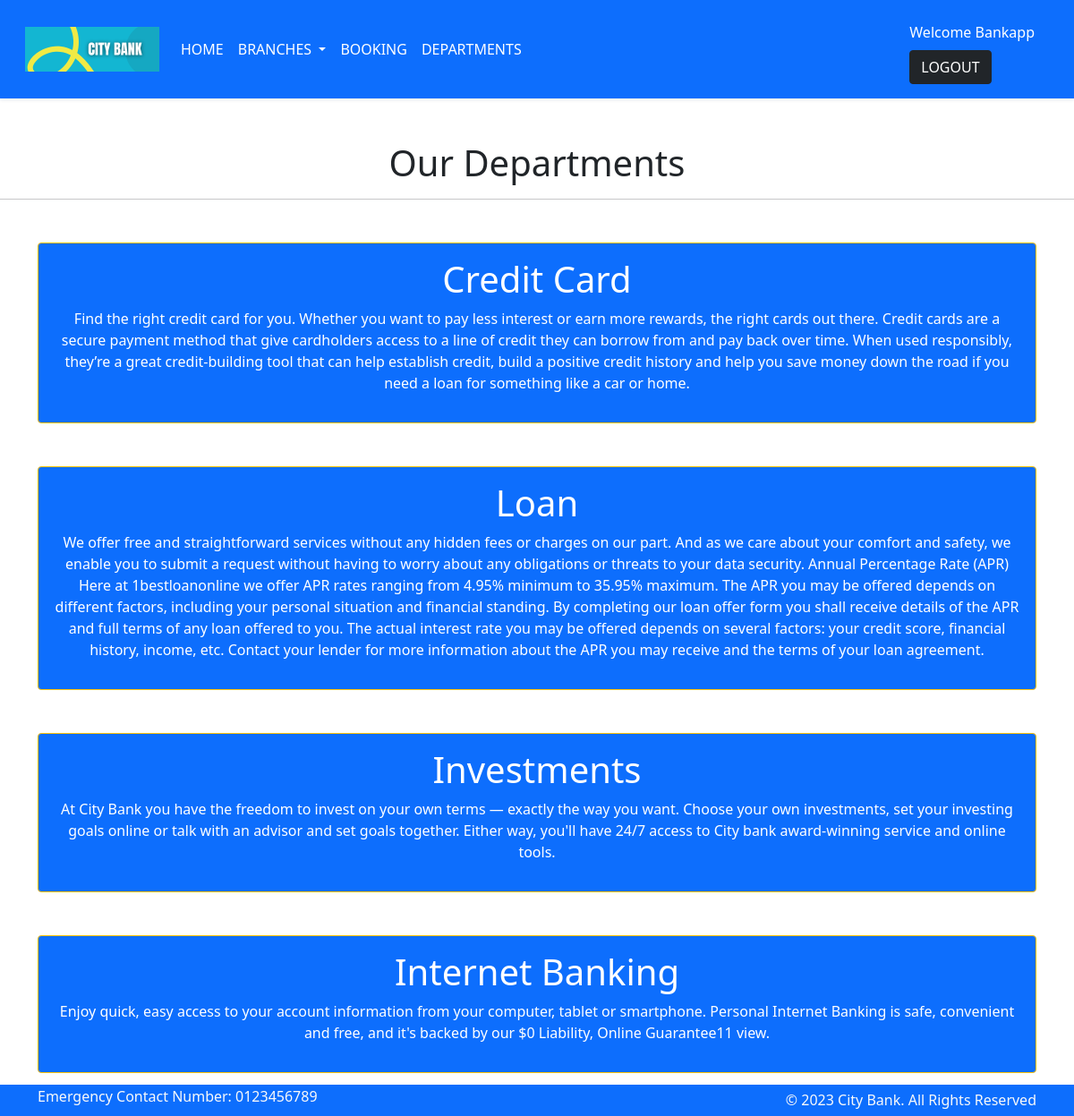
The app's page /department/ (signed in) with its own data.
### bankapp/models.py (models this page shows, shortened)
class Departments(models.Model):
    dep_name = models.CharField(max_length=100)
    dep_description = models.TextField()

### bankapp/views.py (the view)
# urls.py: path('department/', views.department, name="departments"),
def department(request):
    dict_dept = {
        'dept': Departments.objects.all()
    }
    return render(request, "departments.html", dict_dept)

### templates/departments.html (shortened to what this page needs)
{% extends "base.html" %}
{% block content %}
<div class="text-center">
    <h1>Our Departments</h1>
</div>
<hr>
{% for d in dept%}
<div class="container">
<div class="mx-auto bg-primary text-center text-white p-3 my-5 border border-warning rounded ">
    <h1>{{d.dep_name}}</h1>
    <p>{{d.dep_description}}</p>
</div>
</div>
{% endfor %}
{% endblock %}

### templates/base.html (shortened to what this page needs)
{% load static %}
<!DOCTYPE html>
<html>
  <head>
    <link rel="stylesheet"
      href=" https://cdn.jsdelivr.net/npm/bootstrap@5.1.3/dist/css/bootstrap.min.css ">
    <link rel="stylesheet"
      href="https://use.fontawesome.com/releases/v5.2.0/css/all.css">
    <link rel="stylesheet" href="{% static '/css/style.css' %}">
  </head>
  <body>
  <nav class="navbar navbar-expand-lg navbar-light bg-primary shadow-sm p-3 mb-5" >
          <div  class="container-fluid">
                <a  class="navbar-brand" href="{% url 'home' %}">
                    <img src="{% static 'imgs/logo.png' %}">
                </a>
            <div class="collapse navbar-collapse" id="navbarTogglerDemo02">
              <ul id="menubar" class="navbar-nav me-auto mb-2 mb-lg-0">
                <li class="nav-item ">
                      <a  id="menu1" class="nav-link active text-white" aria-current="page" href="{% url 'home' %}">HOME</a>
                </li>
                <li class="nav-item dropdown">
                      <a class="nav-link dropdown-toggle nav-link active text-white" aria-current="page" href="{% url 'branches' %}" id="navbarDarkDropdownMenuLink" role="button" data-bs-toggle="dropdown" aria-expanded="false">
                        BRANCHES
                      </a>
                </li>
                {% if user.is_authenticated %}
                <li class="nav-item">
                      <a id="menu3" class="nav-link active text-white" aria-current="page" href="{% url 'booking' %}">BOOKING</a>
                </li>
                {% endif %}
                <li class="nav-item">
                      <a id="menu4" class="nav-link active text-white" aria-current="page" href="{% url 'departments' %}">DEPARTMENTS</a>
                </li>
              </ul><hr>
              <div>
                      {% if user.is_authenticated %}
                          <li id="username" class="nav-item active nav-link navbar-nav text-white">Welcome {{user.username}}</li>
                          <a id="logout" type="button" class="btn btn-dark" href="/credentials/logout">LOGOUT <span class="sr-only">(current)</span></a>
                        {% endif %}
              </div>
          </div>
          </div>
    </nav>
    <section class="fixed-bottom">
      <footer class="pt-1 pb-1  bg-primary text-light">
        <div class="container">
          <div class="row align-items-center">
            <div class="col-12 col-md-8">
              <h6>Emergency Contact Number: 0123456789</h6>
            </div>
            <div class="col-12 col-md-4 mt-4 mt-md-0 text-center text-md-end">
              © 2023 City Bank. All Rights Reserved
            </div>
          </div>
        </div>
      </footer>
    </section>
    {% block content %} {% endblock %}
  </body>
</html>

### static/css/style.css (style rules this page uses)
* { margin: 0; padding: 0; box-sizing: border-box; }

### records on screen
Departments: dep_name "Credit Card", dep_description "Find the right credit card for you. Whether you want to pay less interest or earn more rewards, the right cards out there. Credit cards are a secure payment method that give cardholders access to a line of credit they can borrow from and pay back over time. When used responsibly, they’re a great credit-building tool that can help establish credit, build a positive credit history and help you save money down the road if you need a loan for something like a car or home."
Departments: dep_name "Loan", dep_description "We offer free and straightforward services without any hidden fees or charges on our part. And as we care about your comfort and safety, we enable you to submit a request without having to worry about any obligations or threats to your data security. Annual Percentage Rate (APR) Here at 1bestloanonline we offer APR rates ranging from 4.95% minimum to 35.95% maximum. The APR you may be offered depends on different factors, including your personal situation and financial standing. By completing our loan offer form you shall receive details of the APR and full terms of any loan offered to you. The actual interest rate you may be offered depends on several factors: your credit score, financial…"
Departments: dep_name "Investments", dep_description "At City Bank you have the freedom to invest on your own terms — exactly the way you want. Choose your own investments, set your investing goals online or talk with an advisor and set goals together. Either way, you'll have 24/7 access to City bank award-winning service and online tools."
Departments: dep_name "Internet Banking", dep_description "Enjoy quick, easy access to your account information from your computer, tablet or smartphone. Personal Internet Banking is safe, convenient and free, and it's backed by our $0 Liability, Online Guarantee11 view."

### other values on screen
{{ user.username }} "Bankapp"
